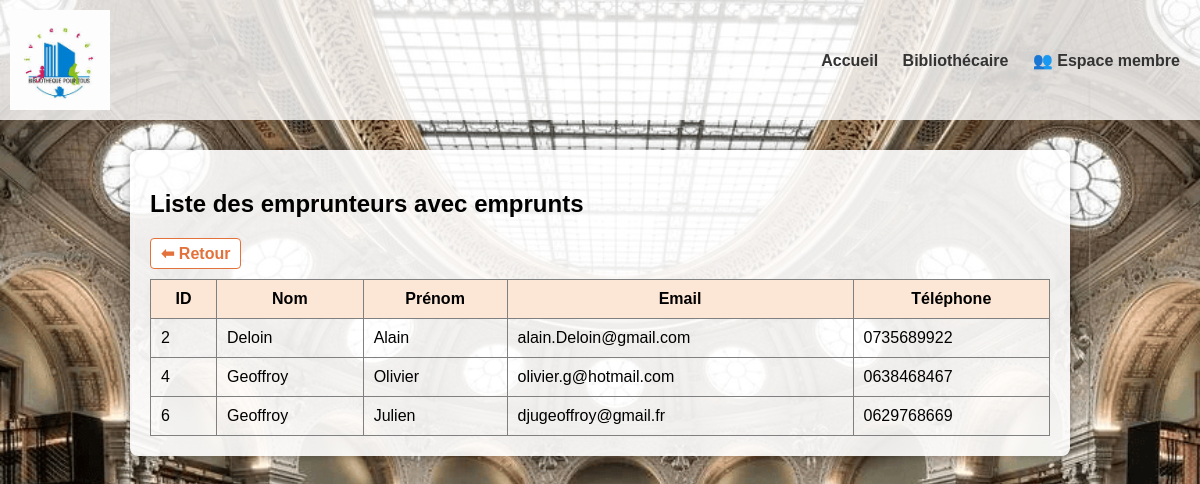
Screenshot of /bibliothecaire/emprunteurs-emprunts/ with the database file from the repository.
### gestion_bibliothecaire/models.py (models this page shows, shortened)
class Emprunteur(models.Model):
    nom = models.CharField(max_length=100)
    prenom = models.CharField(max_length=100)
    adresse = models.TextField(max_length=255, blank=True)
    email = models.EmailField()
    telephone = models.CharField(max_length=20)
    bloque = models.BooleanField(default=False)

### gestion_bibliothecaire/views.py (the view)
# urls.py: path('emprunteurs-emprunts/', views.liste_emprunteurs_empruntant, name='emprunteurs_emprunts'),
def liste_emprunteurs_empruntant(request):
    emprunteurs = Emprunteur.objects.filter(emprunt__isnull=False).distinct()
    return render(request, 'gestion_bibliothecaire/emprunteurs_emprunts.html', {'emprunteurs': emprunteurs})

### gestion_bibliothecaire/templates/gestion_bibliothecaire/emprunteurs_emprunts.html (shortened to what this page needs)
<!DOCTYPE html>
<html lang="en">
<head>
</head>
<body>
    {% extends 'base.html' %}
{% block content %}
<h2>Liste des emprunteurs avec emprunts</h2>
    <a href="{% url 'liste_emprunts' %}" class="btn-orange">⬅ Retour</a>
<table border="1" cellpadding="10" cellspacing="0" style="width:100%; border-collapse: collapse;">
    <thead style="background-color: #fce6d5;">
        <tr>
            <th>ID</th>
            <th>Nom</th>
            <th>Prénom</th>
            <th>Email</th>
            <th>Téléphone</th>
        </tr>
    </thead>
    <tbody>
        {% for emprunteur in emprunteurs %}
        <tr>
            <td>{{ emprunteur.id }}</td>
            <td>{{ emprunteur.nom }}</td>
            <td>{{ emprunteur.prenom }}</td>
            <td>{{ emprunteur.email }}</td>
            <td>{{ emprunteur.telephone }}</td>
        </tr>
        {% empty %}
        <tr>
            <td colspan="5">Aucun emprunteur avec emprunt trouvé.</td>
        </tr>
        {% endfor %}
    </tbody>
</table>
{% endblock %}

### gestion_bibliothecaire/templates/gestion_bibliothecaire/emprunteurs_emprunts.html (style rules this page uses)
.btn-orange { background-color: white; border: 1px solid #e3713b; padding: 5px 10px; color: #e3713b; font-weight: bold; text-decoration: none; border-radius: 4px; display: inline-block; margin-bottom: 10px; }

### rows the page displays
Emprunteur: id "2", nom "Deloin", prenom "Alain", email "alain.Deloin@gmail.com", telephone "0735689922"
Emprunteur: id "4", nom "Geoffroy", prenom "Olivier", email "olivier.g@hotmail.com", telephone "0638468467"
Emprunteur: id "6", nom "Geoffroy", prenom "Julien", email "djugeoffroy@gmail.fr", telephone "0629768669"
